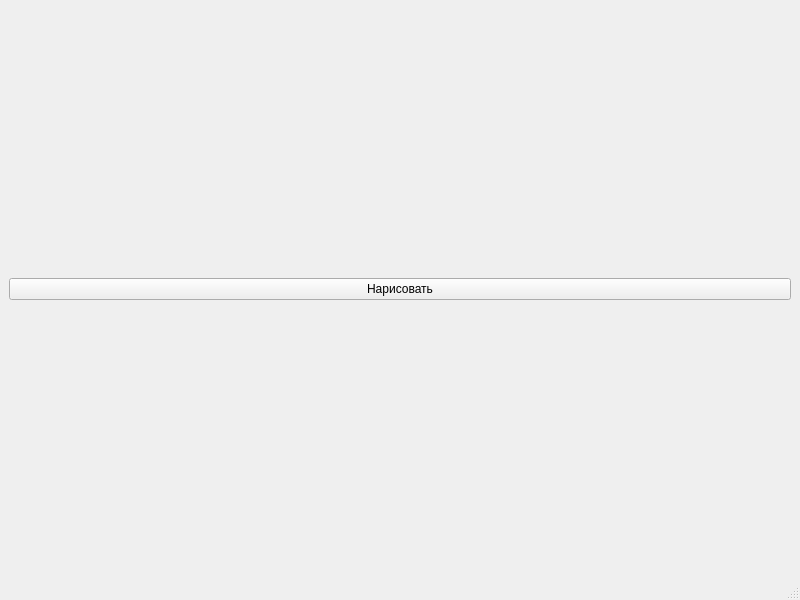
<?xml version="1.0" encoding="UTF-8"?>
<ui version="4.0">
 <class>MainWindow</class>
 <widget class="QMainWindow" name="MainWindow">
  <property name="geometry">
   <rect>
    <x>0</x>
    <y>0</y>
    <width>800</width>
    <height>600</height>
   </rect>
  </property>
  <property name="windowTitle">
   <string>MainWindow</string>
  </property>
  <widget class="QWidget" name="centralwidget">
   <layout class="QHBoxLayout" name="horizontalLayout">
    <item>
     <layout class="QGridLayout" name="gridLayout">
      <item row="0" column="0">
       <widget class="QPushButton" name="pushButton">
        <property name="text">
         <string>Нарисовать</string>
        </property>
       </widget>
      </item>
     </layout>
    </item>
   </layout>
  </widget>
  <widget class="QStatusBar" name="statusbar"/>
 </widget>
 <resources/>
 <connections/>
</ui>
